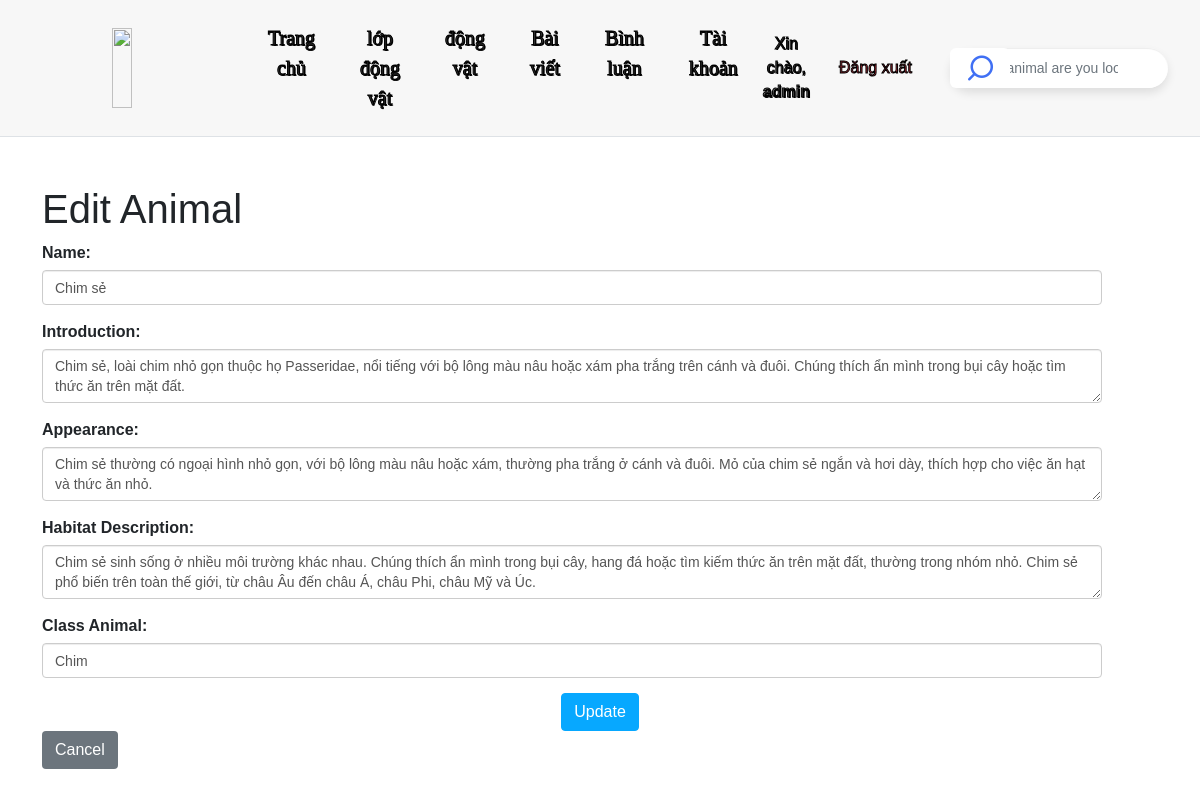
The app's page /admin/animals/edit/33 (signed in) with its own data.
### tables this page shows
CREATE TABLE IF NOT EXISTS `animals` (
  `id_animal` INT AUTO_INCREMENT PRIMARY KEY,
  `avatar` VARCHAR(255) NULL,
  `gioi_thieu_text` TEXT NULL,
  `imgqr3d` VARCHAR(255) NULL,
  `ngoai_hinh_text` TEXT NULL,
  `noi_sinh_song_image` VARCHAR(255) NULL,
  `noi_sinh_song_text` TEXT NULL,
  `name` VARCHAR(255) NOT NULL,
  `classanimals_id` INT NOT NULL,
  CONSTRAINT `fk_animals_class` FOREIGN KEY (`classanimals_id`) REFERENCES `classanimals` (`id_class`) ON DELETE CASCADE
);

CREATE TABLE IF NOT EXISTS `classanimals` (
  `id_class` INT AUTO_INCREMENT PRIMARY KEY,
  `background_video` VARCHAR(255) NULL,
  `info` TEXT NULL,
  `name` VARCHAR(255) NOT NULL
);

### controller/AnimalController.php (called while the page is built, shortened)
<?php
require_once __DIR__ . '/../config/config.php';
class AnimalController {
    private $db;
    public function __construct() {
        $database = new Database();
        $this->db = $database->getConnection();
    }
    public function getAnimalById($id) {
        $sql = "SELECT * FROM animals WHERE id_animal = :id";
        $stmt = $this->db->prepare($sql);
        $stmt->execute(['id' => $id]);
        return $stmt->fetch(PDO::FETCH_ASSOC);
    }
}
?>

### config/config.php (called while the page is built, shortened)
<?php
class Database {
    private $host = "localhost";
    private $db_name = "doanltw";
    private $username = "root";
    private $password = "";
    public function getConnection() {
        $this->conn = null;
        try {
            $this->conn = new PDO("mysql:host=" . $this->host . ";dbname=" . $this->db_name, $this->username, $this->password);
            $this->conn->setAttribute(PDO::ATTR_ERRMODE, PDO::ERRMODE_EXCEPTION);
        } catch (PDOException $exception) {
            echo "Lỗi kết nối: " . $exception->getMessage();
        }
        return $this->conn;
    }
}
?>

### controller/ClassAnimalController.php (called while the page is built, shortened)
<?php
require_once __DIR__ . '/../config/config.php';
class ClassAnimalController {
    private $db;
    public function __construct() {
        $database = new Database();
        $this->db = $database->getConnection();
    }
    public function getAllClassAnimals() {
        $sql = "SELECT * FROM classanimals";
        $stmt = $this->db->query($sql);
        return $stmt->fetchAll(PDO::FETCH_ASSOC);
    }
}
?>

### view/admin/animals/update_animal.php (the view, shortened to what this page needs)
<?php
require_once '../../../controller/AnimalController.php';
require_once '../../../controller/ClassAnimalController.php';
$animalController = new AnimalController();
$classAnimalController = new ClassAnimalController();
if ($_SERVER['REQUEST_METHOD'] === 'GET' && isset($_GET['id'])) {
    $animalId = intval($_GET['id']);
    $animal = $animalController->getAnimalById($animalId);
    $classAnimals = $classAnimalController->getAllClassAnimals();
}
?>
<!DOCTYPE html>
<html lang="en">
<head>
    <link rel="stylesheet" href="https://stackpath.bootstrapcdn.com/bootstrap/4.5.2/css/bootstrap.min.css">
</head>
<body>
    <?php include '../../headerAdmin.php'; ?>
    <div class="container mt-5">
        <h1>Edit Animal</h1>
        <form action="/animal_php/view/admin/animals/edit" method="POST">
            <div class="form-group">
                <label for="name">Name:</label>
                <input type="text" class="form-control" id="name" name="name" value="<?= htmlspecialchars($animal['name']) ?>" required>
            </div>
            <div class="form-group">
                <label for="gioi_thieu_text">Introduction:</label>
                <textarea class="form-control" id="gioi_thieu_text" name="gioi_thieu_text" required><?= htmlspecialchars($animal['gioi_thieu_text']) ?></textarea>
            </div>
            <div class="form-group">
                <label for="ngoai_hinh_text">Appearance:</label>
                <textarea class="form-control" id="ngoai_hinh_text" name="ngoai_hinh_text" required><?= htmlspecialchars($animal['ngoai_hinh_text']) ?></textarea>
            </div>
            <div class="form-group">
                <label for="noi_sinh_song_text">Habitat Description:</label>
                <textarea class="form-control" id="noi_sinh_song_text" name="noi_sinh_song_text" required><?= htmlspecialchars($animal['noi_sinh_song_text']) ?></textarea>
            </div>
            <div class="form-group">
                <label for="classanimals_id">Class Animal:</label>
                <select class="form-control" id="classanimals_id" name="classanimals_id" required>
                    <?php foreach ($classAnimals as $classAnimal): ?>
                        <option value="<?= htmlspecialchars($classAnimal['id_class']) ?>" <?= $classAnimal['id_class'] == $animal['classanimals_id'] ? 'selected' : '' ?>>
                            <?= htmlspecialchars($classAnimal['name']) ?>
                        </option>
                    <?php endforeach; ?>
                </select>
            </div>
            <button type="submit" class="btn btn-primary">Update</button>
            <a href="/animal_php/admin/animals" class="btn btn-secondary">Cancel</a>
        </form>
    </div>
</body>
</html>

### css/mystyle.css (style rules this page uses)
html { scroll-behavior: smooth; }
body { overflow-x: hidden; }
input { position: relative; outline: none; border: none; height: 100%; width: 100%; border-radius: 6px; font-size: 16px; font-weight: 400; color: black; background-color: #fff; }
.btn { display: inline-block; font-weight: 400; text-align: center; white-space: nowrap; vertical-align: middle; -webkit-user-select: none; -moz-user-select: none; -ms-user-select: none; user-select: none; border: 1px solid transparent; padding: .375rem .75rem; font-size: 1rem; line-height: 1.5; border-radius: .25rem; transition: color .15s ease-in-out,background-color .15s ease-in-out,border-color .15s ease-in-out,box-shadow .15s ease-in-out; cursor: pointer; }
.btn-primary { color: #fff; background-color: #07a8ff; border-color: #07a8ff; display: block; margin: 0 auto; }
.form-group { margin-bottom: 15px; }
label { display: inline-block; max-width: 100%; margin-bottom: 5px; font-weight: 700; }
.form-control { display: block; width: 95%; padding: 6px 12px; font-size: 14px; line-height: 1.42857143; color: #555; background-color: #fff; background-image: none; border: 1px solid #ccc; border-radius: 4px; -webkit-box-shadow: inset 0 1px 1px rgba(0,0,0,.075); box-shadow: inset 0 1px 1px rgba(0,0,0,.075); -webkit-transition: border-color ease-in-out .15s,-webkit-box-shadow ease-in-out .15s; -o-transition: border-color ease-in-out .15s,box-shadow ease-in-out .15s; transition: border-color ease-in-out .15s,box-shadow ease-in-out .15s; }
* { margin: 0; padding: 0; box-sizing: border-box; font-family: "Poppins", sans-serif; }

### records on screen
animals: name "Chim sẻ", gioi_thieu_text "Chim sẻ, loài chim nhỏ gọn thuộc họ Passeridae, nổi tiếng với bộ lông màu nâu hoặc xám pha trắng trên cánh và đuôi. Chúng thích ẩn mình trong bụi cây hoặc tìm thức ăn trên mặt đất.", ngoai_hinh_text "Chim sẻ thường có ngoại hình nhỏ gọn, với bộ lông màu nâu hoặc xám, thường pha trắng ở cánh và đuôi. Mỏ của chim sẻ ngắn và hơi dày, thích hợp cho việc ăn hạt và thức ăn nhỏ.", noi_sinh_song_text "Chim sẻ sinh sống ở nhiều môi trường khác nhau. Chúng thích ẩn mình trong bụi cây, hang đá hoặc tìm kiếm thức ăn trên mặt đất, thường trong nhóm nhỏ. Chim sẻ phổ biến trên toàn thế giới, từ châu Âu đến châu Á, châu Phi, châu Mỹ và Úc.", classanimals_id "Chim"

### other values on screen
$_SESSION['username'] "admin"
